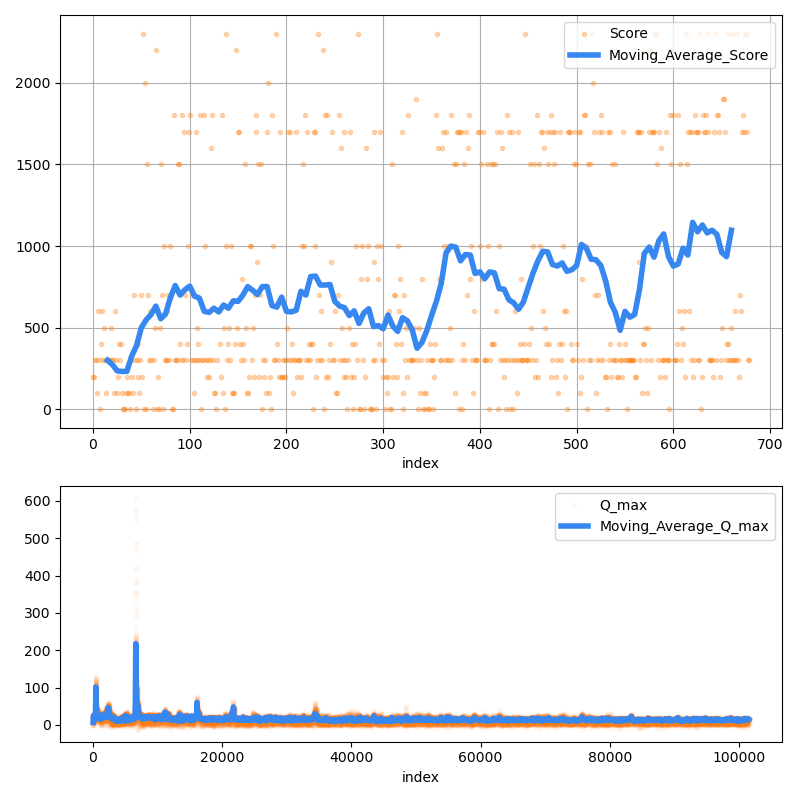

Reproduce this figure in Python.
from IPython import get_ipython
ipy = get_ipython()
if ipy is not None:
	ipy.run_line_magic('matplotlib', 'inline')

from matplotlib import pyplot as plt
import pandas as pd
import numpy as np

from classes.parameters import Parameters

start = 0
interval = 30
step = 5

para = Parameters()

loss_file_path = para.loss_file_path
actions_file_path = para.actions_file_path
q_value_file_path = para.q_value_file_path
scores_file_path = para.scores_file_path

scores_df = pd.read_csv(scores_file_path)
mean_scores = pd.DataFrame(columns =['index', 'Moving_Average_Score'])
actions_df = pd.read_csv(actions_file_path)
max_scores = pd.DataFrame(columns =['index', 'Max_Score'])
mean_q_max_scores = pd.DataFrame(columns =['index', 'Moving_Average_Q_max'])

while start + interval <= len(scores_df):
	
	a1 = start + 0.5* interval
	b1 = (scores_df.loc[start:start + interval].mean()['scores'])
	mean_scores = mean_scores.append({'index' : a1 , 'Moving_Average_Score' : b1} , ignore_index=True)
	
	a2 = start + 0.5* interval
	b2 = (scores_df.loc[start:start + interval].max()['scores'])
	max_scores = max_scores.append({'index' : a2 , 'Max_Score' : b2} , ignore_index=True)
	
	start = start + step

q_max_df = pd.read_csv(q_value_file_path)

start = 0
interval = 30
step = 60

while start + interval <=len(q_max_df):
	
	a3 = start + 0.5* interval
	b3 = (q_max_df.loc[start:start + interval].mean()['qvalues'])

	mean_q_max_scores = mean_q_max_scores.append({'index' : a3 , 'Moving_Average_Q_max' : b3} , ignore_index=True)
	
	start = start + step


fig, (ax1, ax2)= plt.subplots(2, 1, figsize=(8, 8), gridspec_kw={'height_ratios': [1.618, 1]})
scores_df.plot(y='scores', label='Score', style='.', ax=ax1, color='C1', grid=True, alpha=0.3)
mean_scores.plot(x='index', y='Moving_Average_Score', style='-', linewidth=4.0, ax=ax1, color='#3787F0', grid=True, alpha=1)

q_max_df.plot(y='qvalues', label='Q_max', style='.', ax=ax2, color='C1', grid=True, alpha=0.03)
mean_q_max_scores.plot(x='index', y='Moving_Average_Q_max', style='-', linewidth=4.0, ax=ax2, color='#3787F0', grid=False, alpha=1)


ax1.legend(loc = 1)
ax2.legend(loc = 1)
plt.tight_layout()
plt.savefig('visualize.png')
plt.show()
